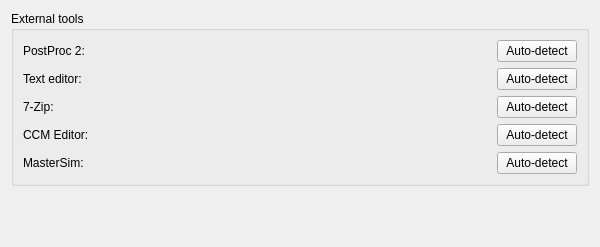
<?xml version="1.0" encoding="UTF-8"?>
<ui version="4.0">
 <class>SVPreferencesPageTools</class>
 <widget class="QWidget" name="SVPreferencesPageTools">
  <property name="geometry">
   <rect>
    <x>0</x>
    <y>0</y>
    <width>600</width>
    <height>247</height>
   </rect>
  </property>
  <property name="minimumSize">
   <size>
    <width>600</width>
    <height>0</height>
   </size>
  </property>
  <layout class="QVBoxLayout" name="verticalLayout">
   <item>
    <widget class="QGroupBox" name="groupBox_2">
     <property name="title">
      <string>External tools</string>
     </property>
     <layout class="QGridLayout" name="gridLayout" columnstretch="0,1,0">
      <item row="0" column="1">
       <widget class="QtExt::BrowseFilenameWidget" name="filepathPostProc" native="true">
        <property name="minimumSize">
         <size>
          <width>0</width>
          <height>20</height>
         </size>
        </property>
       </widget>
      </item>
      <item row="2" column="2">
       <widget class="QPushButton" name="pushButtonAutoDetect7zip">
        <property name="text">
         <string>Auto-detect</string>
        </property>
       </widget>
      </item>
      <item row="3" column="0">
       <widget class="QLabel" name="label_4">
        <property name="text">
         <string>CCM Editor:</string>
        </property>
       </widget>
      </item>
      <item row="3" column="2">
       <widget class="QPushButton" name="pushButtonAutoDetectCCM">
        <property name="text">
         <string>Auto-detect</string>
        </property>
       </widget>
      </item>
      <item row="1" column="0">
       <widget class="QLabel" name="label">
        <property name="text">
         <string>Text editor:</string>
        </property>
       </widget>
      </item>
      <item row="1" column="1">
       <widget class="QtExt::BrowseFilenameWidget" name="filepathTextEditor" native="true">
        <property name="minimumSize">
         <size>
          <width>0</width>
          <height>20</height>
         </size>
        </property>
       </widget>
      </item>
      <item row="0" column="2">
       <widget class="QPushButton" name="pushButtonAutoDetectPP2">
        <property name="text">
         <string>Auto-detect</string>
        </property>
       </widget>
      </item>
      <item row="0" column="0">
       <widget class="QLabel" name="label_2">
        <property name="text">
         <string>PostProc 2:</string>
        </property>
       </widget>
      </item>
      <item row="2" column="1">
       <widget class="QtExt::BrowseFilenameWidget" name="filePath7Zip" native="true"/>
      </item>
      <item row="2" column="0">
       <widget class="QLabel" name="label_3">
        <property name="text">
         <string>7-Zip:</string>
        </property>
       </widget>
      </item>
      <item row="1" column="2">
       <widget class="QPushButton" name="pushButtonAutoDetectTextEditor">
        <property name="text">
         <string>Auto-detect</string>
        </property>
       </widget>
      </item>
      <item row="3" column="1">
       <widget class="QtExt::BrowseFilenameWidget" name="filePathCCMEditor" native="true"/>
      </item>
      <item row="4" column="0">
       <widget class="QLabel" name="label_5">
        <property name="text">
         <string>MasterSim:</string>
        </property>
       </widget>
      </item>
      <item row="4" column="1">
       <widget class="QtExt::BrowseFilenameWidget" name="filePathMasterSim" native="true"/>
      </item>
      <item row="4" column="2">
       <widget class="QPushButton" name="pushButtonAutoDetectMasterSim">
        <property name="text">
         <string>Auto-detect</string>
        </property>
       </widget>
      </item>
     </layout>
    </widget>
   </item>
   <item>
    <spacer name="verticalSpacer_3">
     <property name="orientation">
      <enum>Qt::Vertical</enum>
     </property>
     <property name="sizeHint" stdset="0">
      <size>
       <width>20</width>
       <height>40</height>
      </size>
     </property>
    </spacer>
   </item>
  </layout>
 </widget>
 <customwidgets>
  <customwidget>
   <class>QtExt::BrowseFilenameWidget</class>
   <extends>QWidget</extends>
   <header>QtExt_BrowseFilenameWidget.h</header>
   <container>1</container>
  </customwidget>
 </customwidgets>
 <resources/>
 <connections/>
</ui>
